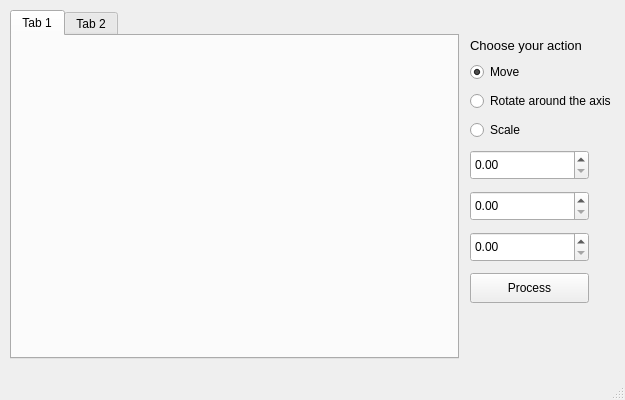
<?xml version="1.0" encoding="UTF-8"?>
<ui version="4.0">
 <class>MainWindow</class>
 <widget class="QMainWindow" name="MainWindow">
  <property name="geometry">
   <rect>
    <x>0</x>
    <y>0</y>
    <width>625</width>
    <height>400</height>
   </rect>
  </property>
  <property name="sizePolicy">
   <sizepolicy hsizetype="Preferred" vsizetype="Preferred">
    <horstretch>0</horstretch>
    <verstretch>0</verstretch>
   </sizepolicy>
  </property>
  <property name="minimumSize">
   <size>
    <width>625</width>
    <height>400</height>
   </size>
  </property>
  <property name="maximumSize">
   <size>
    <width>625</width>
    <height>400</height>
   </size>
  </property>
  <property name="windowTitle">
   <string>MainWindow</string>
  </property>
  <widget class="QWidget" name="centralwidget">
   <widget class="QLabel" name="label">
    <property name="geometry">
     <rect>
      <x>470</x>
      <y>30</y>
      <width>111</width>
      <height>31</height>
     </rect>
    </property>
    <property name="sizePolicy">
     <sizepolicy hsizetype="Fixed" vsizetype="Fixed">
      <horstretch>0</horstretch>
      <verstretch>0</verstretch>
     </sizepolicy>
    </property>
    <property name="font">
     <font>
      <pointsize>10</pointsize>
     </font>
    </property>
    <property name="text">
     <string>Choose your action:</string>
    </property>
   </widget>
   <widget class="QRadioButton" name="movingOptButton">
    <property name="geometry">
     <rect>
      <x>470</x>
      <y>63</y>
      <width>119</width>
      <height>18</height>
     </rect>
    </property>
    <property name="sizePolicy">
     <sizepolicy hsizetype="Fixed" vsizetype="Fixed">
      <horstretch>0</horstretch>
      <verstretch>0</verstretch>
     </sizepolicy>
    </property>
    <property name="text">
     <string>Move</string>
    </property>
    <property name="checked">
     <bool>true</bool>
    </property>
   </widget>
   <widget class="QDoubleSpinBox" name="argSpinbox3">
    <property name="geometry">
     <rect>
      <x>470</x>
      <y>232</y>
      <width>119</width>
      <height>30</height>
     </rect>
    </property>
    <property name="sizePolicy">
     <sizepolicy hsizetype="Fixed" vsizetype="Fixed">
      <horstretch>0</horstretch>
      <verstretch>0</verstretch>
     </sizepolicy>
    </property>
    <property name="minimumSize">
     <size>
      <width>0</width>
      <height>30</height>
     </size>
    </property>
   </widget>
   <widget class="QRadioButton" name="rotatingOptButton">
    <property name="geometry">
     <rect>
      <x>470</x>
      <y>92</y>
      <width>161</width>
      <height>18</height>
     </rect>
    </property>
    <property name="sizePolicy">
     <sizepolicy hsizetype="Fixed" vsizetype="Fixed">
      <horstretch>0</horstretch>
      <verstretch>0</verstretch>
     </sizepolicy>
    </property>
    <property name="text">
     <string>Rotate around the axis</string>
    </property>
   </widget>
   <widget class="QDoubleSpinBox" name="argSpinbox1">
    <property name="geometry">
     <rect>
      <x>470</x>
      <y>150</y>
      <width>119</width>
      <height>30</height>
     </rect>
    </property>
    <property name="sizePolicy">
     <sizepolicy hsizetype="Fixed" vsizetype="Fixed">
      <horstretch>0</horstretch>
      <verstretch>0</verstretch>
     </sizepolicy>
    </property>
    <property name="minimumSize">
     <size>
      <width>0</width>
      <height>30</height>
     </size>
    </property>
   </widget>
   <widget class="QDoubleSpinBox" name="argSpinbox2">
    <property name="geometry">
     <rect>
      <x>470</x>
      <y>191</y>
      <width>119</width>
      <height>30</height>
     </rect>
    </property>
    <property name="sizePolicy">
     <sizepolicy hsizetype="Fixed" vsizetype="Fixed">
      <horstretch>0</horstretch>
      <verstretch>0</verstretch>
     </sizepolicy>
    </property>
    <property name="minimumSize">
     <size>
      <width>0</width>
      <height>30</height>
     </size>
    </property>
   </widget>
   <widget class="QPushButton" name="processingButton">
    <property name="geometry">
     <rect>
      <x>470</x>
      <y>273</y>
      <width>119</width>
      <height>30</height>
     </rect>
    </property>
    <property name="sizePolicy">
     <sizepolicy hsizetype="Fixed" vsizetype="Fixed">
      <horstretch>0</horstretch>
      <verstretch>0</verstretch>
     </sizepolicy>
    </property>
    <property name="minimumSize">
     <size>
      <width>0</width>
      <height>30</height>
     </size>
    </property>
    <property name="text">
     <string>Process</string>
    </property>
   </widget>
   <widget class="QRadioButton" name="scalingOptButton">
    <property name="geometry">
     <rect>
      <x>470</x>
      <y>121</y>
      <width>119</width>
      <height>18</height>
     </rect>
    </property>
    <property name="sizePolicy">
     <sizepolicy hsizetype="Fixed" vsizetype="Fixed">
      <horstretch>0</horstretch>
      <verstretch>0</verstretch>
     </sizepolicy>
    </property>
    <property name="text">
     <string>Scale</string>
    </property>
   </widget>
   <widget class="QTabWidget" name="viewportWidget">
    <property name="geometry">
     <rect>
      <x>10</x>
      <y>10</y>
      <width>449</width>
      <height>349</height>
     </rect>
    </property>
    <property name="sizePolicy">
     <sizepolicy hsizetype="Preferred" vsizetype="Preferred">
      <horstretch>0</horstretch>
      <verstretch>0</verstretch>
     </sizepolicy>
    </property>
    <widget class="QWidget" name="tab">
     <attribute name="title">
      <string>Tab 1</string>
     </attribute>
    </widget>
    <widget class="QWidget" name="tab_2">
     <attribute name="title">
      <string>Tab 2</string>
     </attribute>
    </widget>
   </widget>
  </widget>
  <widget class="QMenuBar" name="menubar">
   <property name="geometry">
    <rect>
     <x>0</x>
     <y>0</y>
     <width>625</width>
     <height>17</height>
    </rect>
   </property>
  </widget>
  <widget class="QStatusBar" name="statusbar"/>
 </widget>
 <resources/>
 <connections/>
</ui>
